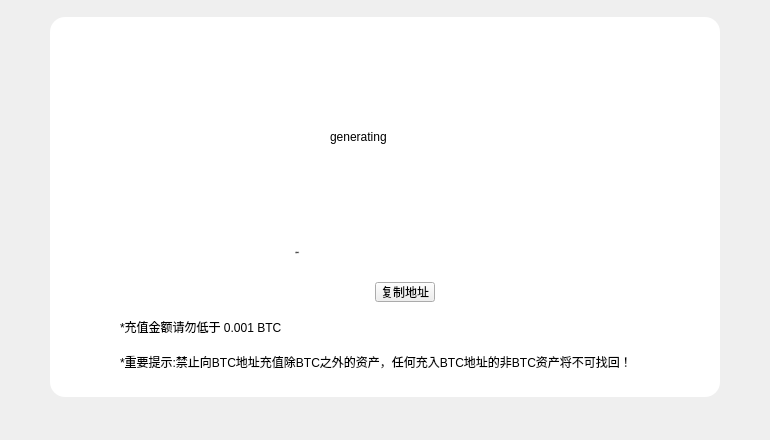
<?xml version="1.0" encoding="UTF-8"?>
<ui version="4.0">
 <class>DepositQrcodeWidget</class>
 <widget class="QWidget" name="DepositQrcodeWidget">
  <property name="geometry">
   <rect>
    <x>0</x>
    <y>0</y>
    <width>770</width>
    <height>440</height>
   </rect>
  </property>
  <property name="windowTitle">
   <string>Form</string>
  </property>
  <widget class="QLabel" name="label_qrcode">
   <property name="geometry">
    <rect>
     <x>330</x>
     <y>62</y>
     <width>150</width>
     <height>150</height>
    </rect>
   </property>
   <property name="text">
    <string>generating</string>
   </property>
  </widget>
  <widget class="QLabel" name="label_warning">
   <property name="geometry">
    <rect>
     <x>120</x>
     <y>342</y>
     <width>551</width>
     <height>40</height>
    </rect>
   </property>
   <property name="text">
    <string>*重要提示:禁止向BTC地址充值除BTC之外的资产，任何充入BTC地址的非BTC资产将不可找回！</string>
   </property>
   <property name="wordWrap">
    <bool>true</bool>
   </property>
  </widget>
  <widget class="QLabel" name="label_mark">
   <property name="geometry">
    <rect>
     <x>100</x>
     <y>242</y>
     <width>200</width>
     <height>21</height>
    </rect>
   </property>
   <property name="font">
    <font>
     <family>微软雅黑</family>
     <pointsize>-1</pointsize>
     <weight>50</weight>
     <italic>false</italic>
     <bold>false</bold>
    </font>
   </property>
   <property name="styleSheet">
    <string notr="true">font: 13px &quot;微软雅黑&quot;;</string>
   </property>
   <property name="text">
    <string>充值地址：</string>
   </property>
   <property name="alignment">
    <set>Qt::AlignRight|Qt::AlignTrailing|Qt::AlignVCenter</set>
   </property>
  </widget>
  <widget class="QLabel" name="label_address">
   <property name="geometry">
    <rect>
     <x>310</x>
     <y>238</y>
     <width>300</width>
     <height>31</height>
    </rect>
   </property>
   <property name="font">
    <font>
     <family>微软雅黑</family>
     <pointsize>-1</pointsize>
     <weight>50</weight>
     <italic>false</italic>
     <bold>false</bold>
    </font>
   </property>
   <property name="styleSheet">
    <string notr="true">font: 13px &quot;微软雅黑&quot;;</string>
   </property>
   <property name="text">
    <string/>
   </property>
   <property name="textInteractionFlags">
    <set>Qt::LinksAccessibleByMouse|Qt::TextSelectableByMouse</set>
   </property>
  </widget>
  <widget class="QToolButton" name="toolButton">
   <property name="geometry">
    <rect>
     <x>375</x>
     <y>282</y>
     <width>60</width>
     <height>20</height>
    </rect>
   </property>
   <property name="font">
    <font>
     <family>Leelawadee UI</family>
     <pointsize>9</pointsize>
    </font>
   </property>
   <property name="cursor">
    <cursorShape>PointingHandCursor</cursorShape>
   </property>
   <property name="text">
    <string>复制地址</string>
   </property>
  </widget>
  <widget class="QLabel" name="tipLabel">
   <property name="geometry">
    <rect>
     <x>120</x>
     <y>312</y>
     <width>551</width>
     <height>30</height>
    </rect>
   </property>
   <property name="text">
    <string>*充值金额请勿低于 0.001 BTC</string>
   </property>
   <property name="wordWrap">
    <bool>true</bool>
   </property>
  </widget>
  <widget class="QLabel" name="label_back">
   <property name="geometry">
    <rect>
     <x>50</x>
     <y>17</y>
     <width>670</width>
     <height>380</height>
    </rect>
   </property>
   <property name="styleSheet">
    <string notr="true">background-color: rgb(255, 255, 255);
border-radius:15px;</string>
   </property>
   <property name="text">
    <string/>
   </property>
  </widget>
  <zorder>label_back</zorder>
  <zorder>label_qrcode</zorder>
  <zorder>label_warning</zorder>
  <zorder>label_mark</zorder>
  <zorder>label_address</zorder>
  <zorder>toolButton</zorder>
  <zorder>tipLabel</zorder>
 </widget>
 <resources/>
 <connections/>
</ui>
